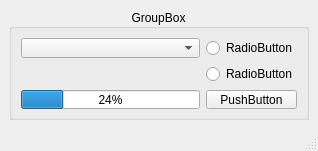
<?xml version="1.0" encoding="UTF-8"?>
<ui version="4.0">
 <class>MainWindow</class>
 <widget class="QMainWindow" name="MainWindow">
  <property name="geometry">
   <rect>
    <x>0</x>
    <y>0</y>
    <width>312</width>
    <height>151</height>
   </rect>
  </property>
  <property name="sizePolicy">
   <sizepolicy hsizetype="Preferred" vsizetype="Preferred">
    <horstretch>0</horstretch>
    <verstretch>0</verstretch>
   </sizepolicy>
  </property>
  <property name="minimumSize">
   <size>
    <width>0</width>
    <height>0</height>
   </size>
  </property>
  <property name="maximumSize">
   <size>
    <width>1920</width>
    <height>1080</height>
   </size>
  </property>
  <property name="windowTitle">
   <string>MainWindow</string>
  </property>
  <widget class="QWidget" name="centralwidget">
   <layout class="QHBoxLayout" name="horizontalLayout">
    <item>
     <widget class="QGroupBox" name="groupBox">
      <property name="sizePolicy">
       <sizepolicy hsizetype="Fixed" vsizetype="Fixed">
        <horstretch>0</horstretch>
        <verstretch>0</verstretch>
       </sizepolicy>
      </property>
      <property name="minimumSize">
       <size>
        <width>300</width>
        <height>100</height>
       </size>
      </property>
      <property name="title">
       <string>GroupBox</string>
      </property>
      <property name="alignment">
       <set>Qt::AlignmentFlag::AlignCenter</set>
      </property>
      <layout class="QGridLayout" name="gridLayout">
       <item row="5" column="1">
        <widget class="QPushButton" name="PB_Click">
         <property name="text">
          <string>PushButton</string>
         </property>
        </widget>
       </item>
       <item row="3" column="1">
        <widget class="QRadioButton" name="RB_Radio_Off">
         <property name="text">
          <string>RadioButton</string>
         </property>
        </widget>
       </item>
       <item row="0" column="0">
        <widget class="QComboBox" name="CB_List">
         <property name="sizePolicy">
          <sizepolicy hsizetype="Preferred" vsizetype="Fixed">
           <horstretch>0</horstretch>
           <verstretch>0</verstretch>
          </sizepolicy>
         </property>
        </widget>
       </item>
       <item row="0" column="1">
        <widget class="QRadioButton" name="RB_Radio_On">
         <property name="text">
          <string>RadioButton</string>
         </property>
        </widget>
       </item>
       <item row="5" column="0">
        <widget class="QProgressBar" name="PB_Count_click">
         <property name="value">
          <number>24</number>
         </property>
        </widget>
       </item>
      </layout>
     </widget>
    </item>
   </layout>
  </widget>
  <widget class="QMenuBar" name="menubar">
   <property name="geometry">
    <rect>
     <x>0</x>
     <y>0</y>
     <width>312</width>
     <height>17</height>
    </rect>
   </property>
  </widget>
  <widget class="QStatusBar" name="statusbar"/>
 </widget>
 <resources/>
 <connections/>
</ui>
